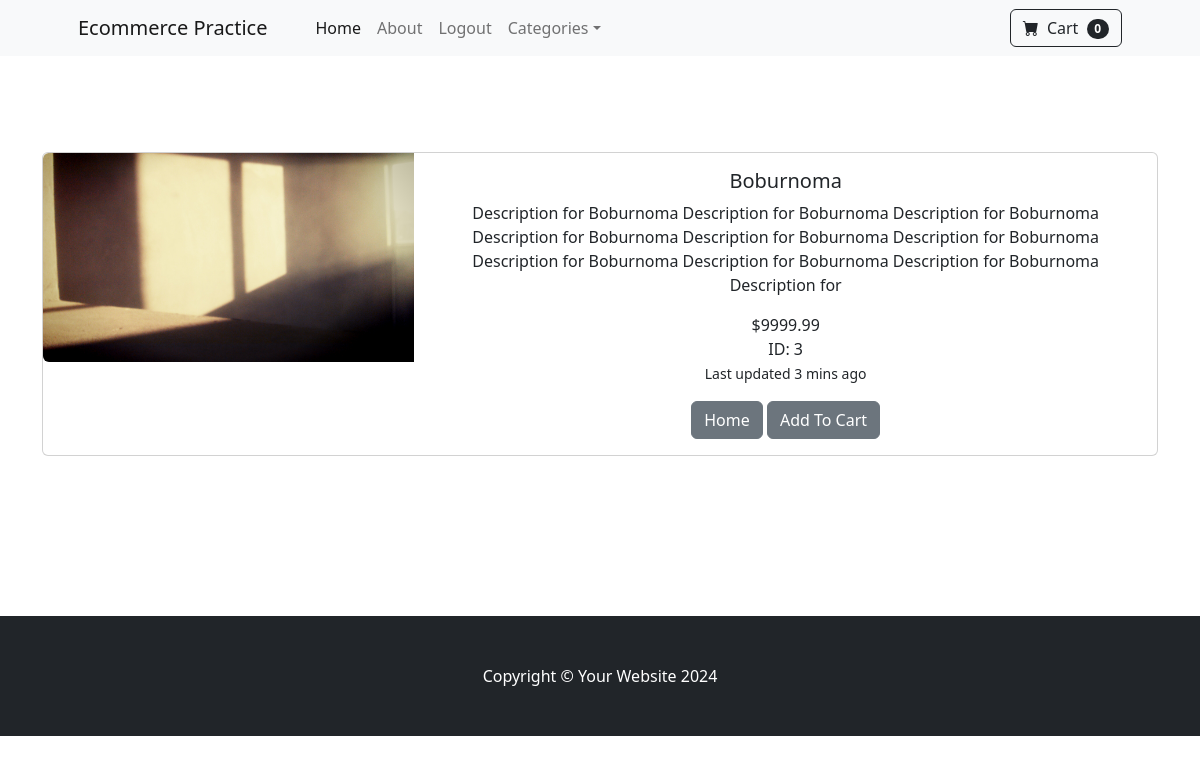
/product/3 (signed in), run on the app's committed database.
### store/models.py (models this page shows, shortened)
class Product(models.Model):
    name = models.CharField(max_length=100)
    price = models.DecimalField(max_digits=6, decimal_places=2, default=0)
    category = models.ForeignKey(Category, on_delete=models.CASCADE, default=1)
    description = models.TextField(default='', blank=True, null=True, max_length=250)
    image = models.ImageField(upload_to='uploads/products')
    is_sale = models.BooleanField(default=False)
    sale_price = models.DecimalField(max_digits=6, decimal_places=2, default=0)

### store/views.py (the view)
# urls.py: path('product/<int:pk>', views.product, name='product'),
@login_required(login_url='/login/')
def product(request, pk):
    product = Product.objects.get(id=pk)
    return render(request, 'product.html', {'product': product})

### cart/context_processors.py (called while the page is built)
def cart(request):
    return {'cart': Cart(request)}

### store/templates/product.html (shortened to what this page needs)
{% extends 'base.html' %}
{% block content %}
<br><br><br><br>
<div class="container">
    <div class="card mb-3">
        <div class="row g-0">
            <div class="col-md-4">
                <img src="{{ product.image.url }}" class="img-fluid rounded-start">
            </div>
            <div class="col-md-8">
              <center>
                <div class="card-body">
                    <h5 class="card-title">{{product.name}}</h5>
                    <p class="card-text">{{product.description}}</p>
                    {% if product.is_sale %}
                    <div class="card-body p-4">
                        <div class="text-center">
                            <h5 class="fw-bolder">{{product.name}}</h5>
                            <strike>${{product.price}}</strike> &nbsp;
                            ${{product.sale_price}}
                            <br>
                            ID: {{ product.id }}
                        </div>
                    </div>
                    {% else %}
                    ${{product.price}}
                    <br>
                    ID: {{ product.id }}
                    {% endif %}
                    <br>
                    <p class="card-text"><small class="text-body-secondary">Last updated 3 mins ago</small></p>
                  <a class="btn btn-secondary" href="{% url 'home' %}">Home</a>
                    <button class="btn btn-secondary" type="button" value="{{product.id}}" id="add-cart">Add To Cart</button>
                </div>
                </center>
            </div>
        </div>
    </div>
</div>
<br><br><br><br><br><br>
{% endblock %}

### data on the page
Product: image (picture), name "Boburnoma", description "Description for Boburnoma Description for Boburnoma Description for Boburnoma Description for Boburnoma Description for Boburnoma Description for Boburnoma Description for Boburnoma Description for Boburnoma Description for Boburnoma Description for", price "9999.99", id "3"
